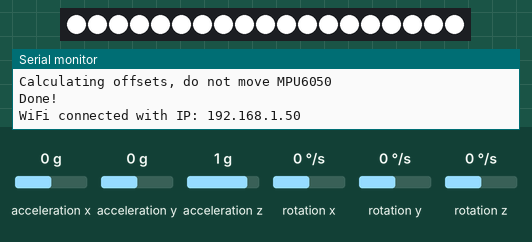
Simulated run of this sketch. Board: ESP32. On the bench: 19 RGB LEDs in strip order, left to right, the last lines printed to the serial monitor. The inputs (shaded band) are chosen by the test bench; at power-on: acceleration x 0 g, acceleration y 0 g, acceleration z 1 g, rotation x 0 °/s, rotation y 0 °/s, rotation z 0 °/s. WiFi joins after 1.5 s; servers stay silent unless stated.

Above: at 5.6 s.
7.8 s: acceleration x set to -1.4 g
At 8.5 s:
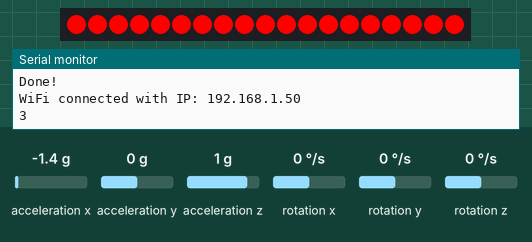
10.8 s: acceleration y set to -1.4 g
At 11.5 s:
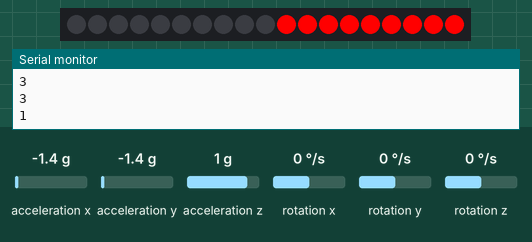
13.8 s: acceleration y set to 0.8 g
At 16.7 s:
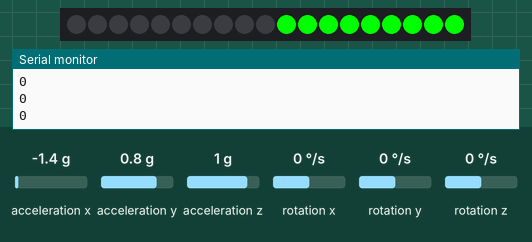
16.8 s: acceleration y set to -0.8 g
At 18.3 s:
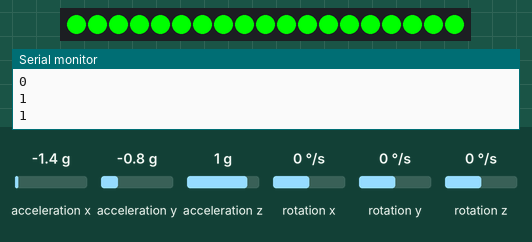
19.8 s: acceleration y set to 0 g
At 21.4 s:
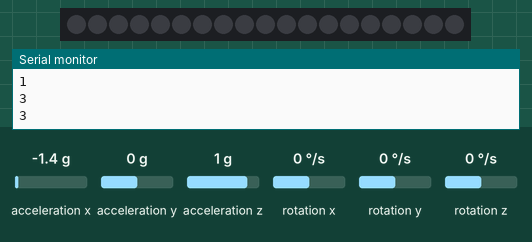
22.8 s: acceleration x set to 0.8 g
At 24.5 s:
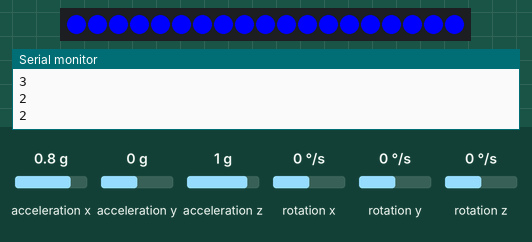
Timing chart, 0 to 26.0 s (numbered marks = the images above; inputs shaded):
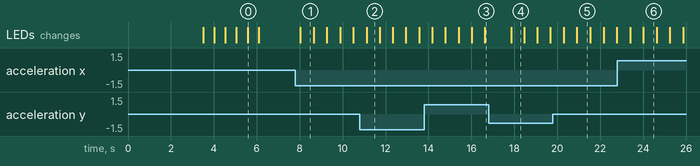

Measured:
- after the input at 7.8 s, the LEDs: change after 0.23 s (image 1)
- after the input at 10.8 s, the LEDs: change after 0.32 s (image 2)
- after the input at 13.8 s, the LEDs: change after 0.38 s (image 3)
- after the input at 16.8 s, the LEDs: change after 1.0 s (image 4)
- after the input at 19.8 s, the LEDs: first change after 0.50 s (image 5 shows a later state)
- after the input at 22.8 s, the LEDs: first differ from a run without the input after 1.2 s (image 6)
- what the display in image 0 shows lasts 0.5 s, from 5.6 s to 6.1 s

The sketch:

esp32_socket_client.ino
```cpp
#include "Wire.h"
#include <WiFi.h>
#include <MPU6050_light.h>
#include <Adafruit_NeoPixel.h>

#define PIN 13
MPU6050 mpu(Wire);
const unsigned long eventInterval = 500;
unsigned long previousTime = 0;
bool led_status = false;
Adafruit_NeoPixel pixels = Adafruit_NeoPixel(19, PIN, NEO_GRB + NEO_KHZ800);

enum discrete_maneuver{
  LANE_CHANGE_LEFT,
  LANE_CHANGE_RIGHT,
  FASTER_10,
  SLOWER_10,
  unknown
};

enum discrete_maneuver man = unknown;
const char* ssid = "Insert SSID";
const char* password =  "Insert Password";

const uint16_t port = 1228;
const char * host = "Insert TCP Server";

void setup() {
  Serial.begin(9600);
  pixels.begin();
  Wire.begin();
  WiFi.begin(ssid, password);
  while (WiFi.status() != WL_CONNECTED) {
    delay(500);
    Serial.println("...");
  }

  byte status = mpu.begin();
  Serial.print(F("MPU6050 status: "));
  Serial.println(status);
  while(status!=0){ } // stop everything if could not connect to MPU6050

  Serial.println(F("Calculating offsets, do not move MPU6050"));
  delay(1000);
  mpu.calcOffsets(); // gyro and accelero
  Serial.println("Done!\n");

  Serial.print("WiFi connected with IP: ");
  Serial.println(WiFi.localIP());

  //Turn led on for connected status
  blink_both(255,255,255);
}

void loop() {
  mpu.update();
  WiFiClient client;

  unsigned long currentTime = millis();


  if (!client.connect(host, port)) {

        Serial.println("Connection to host failed");
        blink_both(255,0,0);
        return;
  }
  if(currentTime-previousTime >= eventInterval){ // print data every 10ms{
    man = unknown;
    if(mpu.getAngleX() >= 15){
      man = LANE_CHANGE_LEFT;
      client.print(man);
      Serial.println(man);
      if(!led_status){
        set_left_on(0,255,0);
      }else{
        set_left_off();
      }
      led_status = !led_status;
    }else{
        if(mpu.getAngleX() <= -15){
        man = LANE_CHANGE_RIGHT;
        client.print(man);
        Serial.println(man);
        if(!led_status){
          set_right_on(0,255,0);
        }else{
          set_right_off();
        }
        led_status = !led_status;
        }else{
          if(mpu.getAngleY() <= -15){
          man = FASTER_10;
          client.print(man);
          Serial.println(man);
          if(!led_status){
            set_right_on(0,0,255);
            set_left_on(0,0,255);
          }else{
            set_right_off();
            set_left_off();
          }
          led_status = !led_status;
          }else{
            if(mpu.getAngleY() >= 15){
            man = SLOWER_10;
            client.print(man);
            Serial.println(man);
            if(!led_status){
              set_right_on(255,0,0);
              set_left_on(255,0,0);
            }else{
              set_right_off();
              set_left_off();
            }
            led_status = !led_status;
            }else{
              client.print(man);
              set_left_off();
              set_right_off();
          }
        }
      }
    }
    previousTime = currentTime;
  }
  client.stop();
}

void set_right_on(int r, int g, int b){
  for (int i = 0; i < 10; i++) {
  pixels.setPixelColor(i, pixels.Color(r, g, b)); // Moderately bright green color.
  pixels.show(); // This sends the updated pixel color to the hardware.
  //delay(200); // Delay for a period of time (in milliseconds).
  }
}

void set_right_off(){
  for (int i = 0; i < 10; i++) {
  pixels.setPixelColor(i, pixels.Color(0, 0, 0)); // Moderately bright green color.
  pixels.show(); // This sends the updated pixel color to the hardware.
  //delay(200); // Delay for a period of time (in milliseconds).
  }
}

void set_left_on(int r, int g, int b){
  for (int i = 10; i < 20; i++) {
  pixels.setPixelColor(i, pixels.Color(r, g, b)); // Moderately bright green color.
  pixels.show(); // This sends the updated pixel color to the hardware.
  //delay(200); // Delay for a period of time (in milliseconds).
  }
}

void set_left_off(){
  for (int i = 10; i < 20; i++) {
  pixels.setPixelColor(i, pixels.Color(0, 0, 0)); // Moderately bright green color.
  pixels.show(); // This sends the updated pixel color to the hardware.
  //delay(200); // Delay for a period of time (in milliseconds).
  }
}

void blink_both(int r, int g, int b){
  for(int i =0; i < 3; i++){
    set_left_on(r,g,b);
    set_right_on(r,g,b);
    delay(500);
    set_left_off();
    set_right_off();
    delay(500);
  }
}
```
